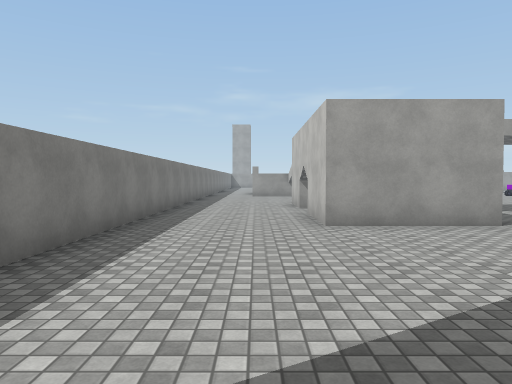
view 1 (above)

24 first-person views from a walk through a 3-D level made in the Unity game engine. The camera is 1.5 m above the floor, tilts 2° down and sees 70° across. The floor is counted in squares, 2 m on a side. Each view is taken from the middle of a square. On the plan, view 1 faces up. The plan holds only what a view shows up to about 11 squares ahead; the rest is blank. The place goes on beyond the plan. Surface patterns are stand-ins for the level's own textures.

view 2
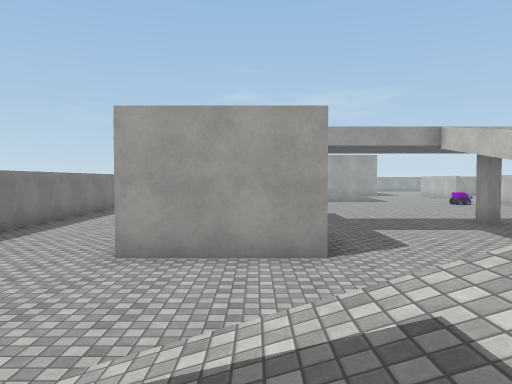

view 3
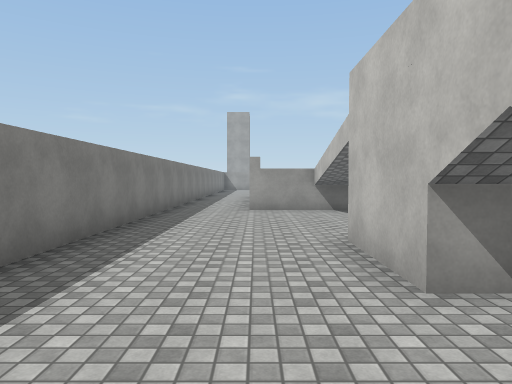

view 4
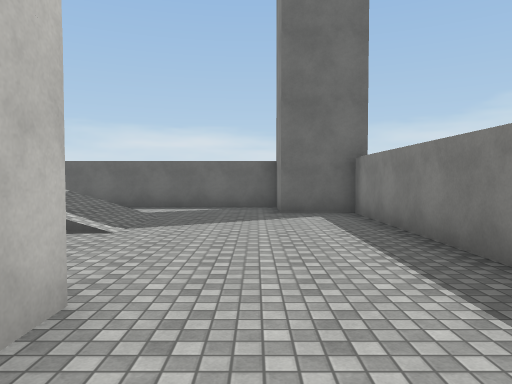

view 5
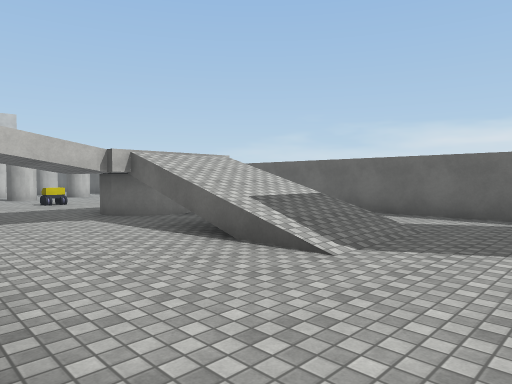

view 6
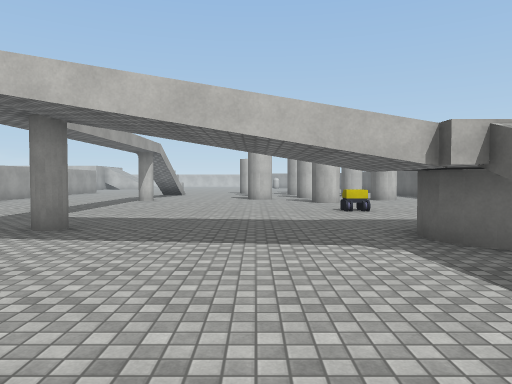

view 7
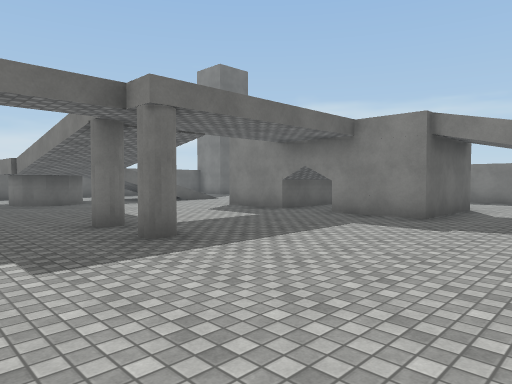

view 8
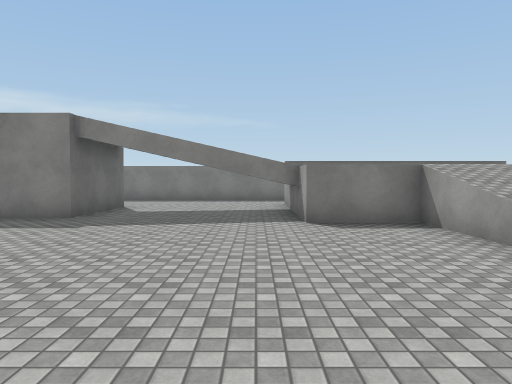

view 9
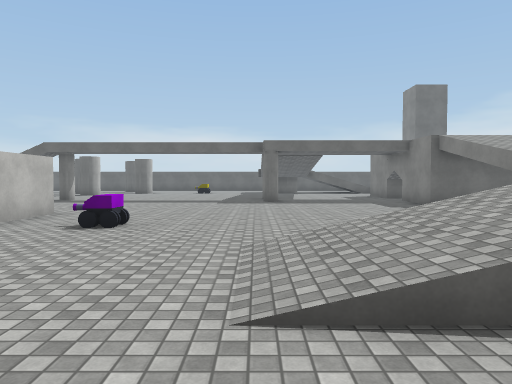

view 10
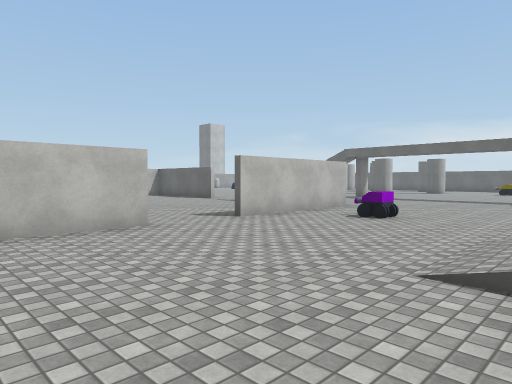

view 11
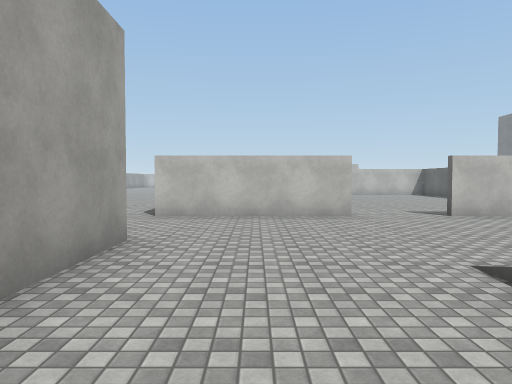

view 12
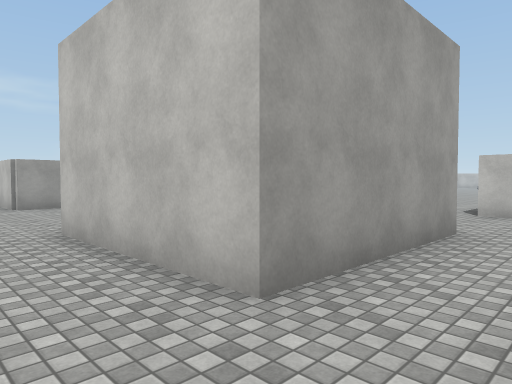

view 13
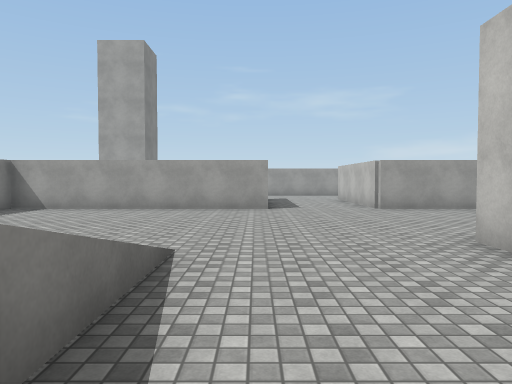

view 14
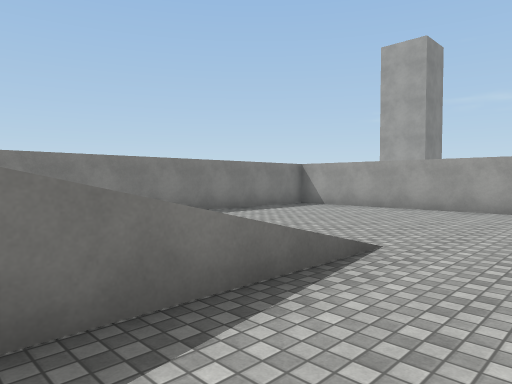

view 15
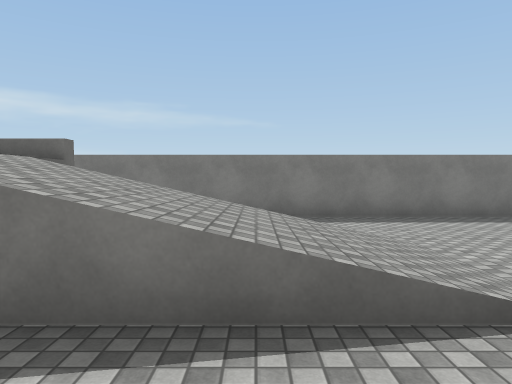

view 16
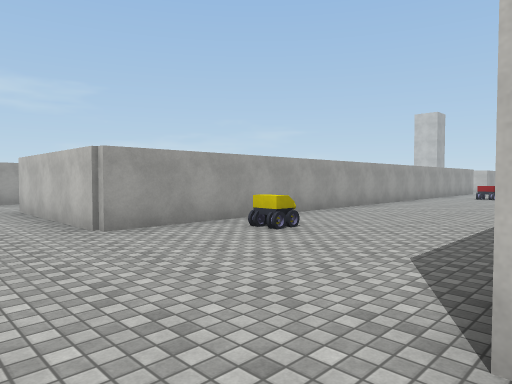

view 17
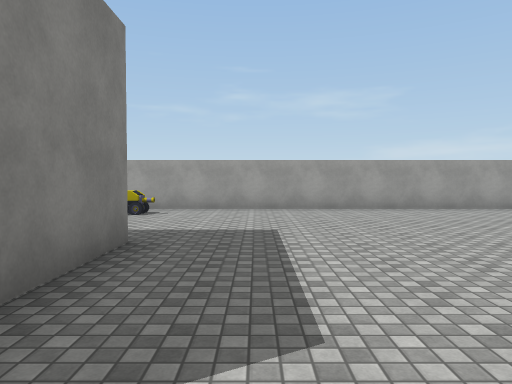

view 18
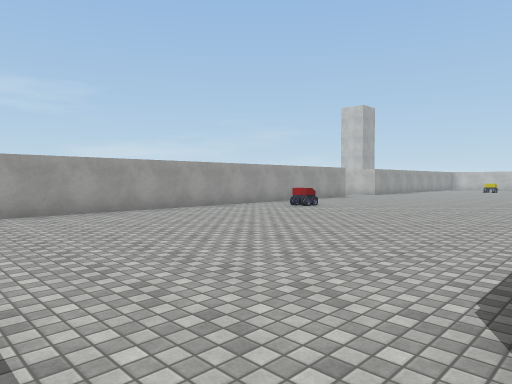

view 19
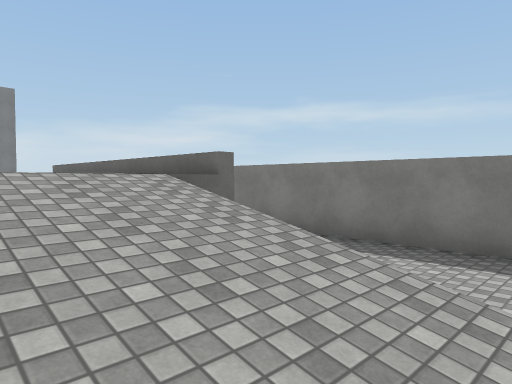

view 20
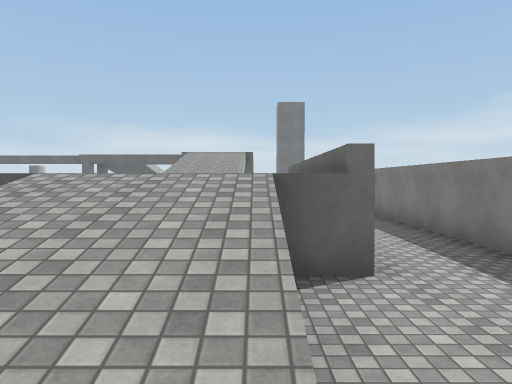

view 21
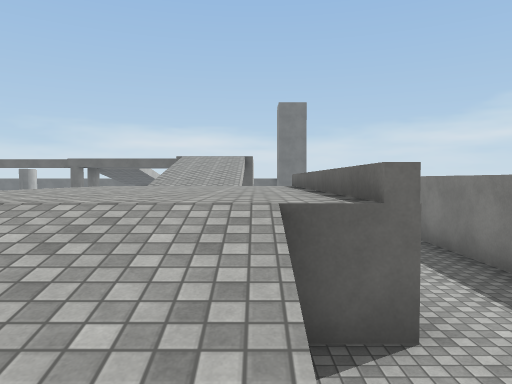

view 22
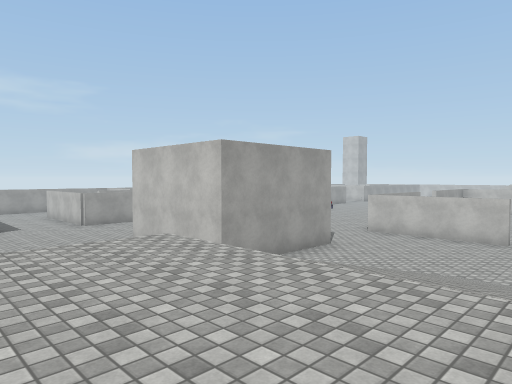

view 23
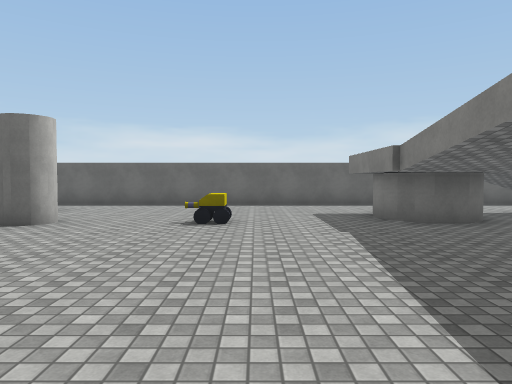

view 24
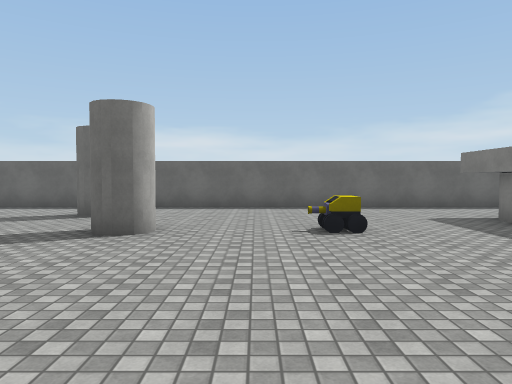

### Floor plan
Key: @ floor where view 1 was taken; # wall or solid block; . main floor; : floor 2 m higher than the main floor; / step, stairs or slope; v drop or lower ground; C cylinder; T tank.
Columns run from 3 left of view 1 to 25 right of it. Each row starts with its distance up from view 1.
 40           ##
 39           .
 38           .
 37           .
 36           #
 35          .#
 34         ..#
 33         ..#
 32 ########..#############
 31 #............T..........T
 30 #.........................
 29 #..........................
 28 #...........................
 27 #.........#  #...............
 26 #...///...#  #...............
 25 #...///...#  #..........
 24 #...///...####...#
 23 #...///..........#
 22 #..#::::.........#
 21 #..v::::.........#
 20 #..v:::://///......
 19 #..v:::://///........
 18 #..v:::://///....#...
 17 #..v::::.........#...
 16 #..#/::/.......T.# ..
 15 #....//..........#
 14 #................#
 13 #.................
 12 #..................
 11 #...####...........
 10 #...## #....C.....
  9 #....###..........
  8 #...####....C.....
  7 #...####..........
  6 #...####...........
  5 #..................
  4 #...................
  3 #....//// .....T..C..
  2 #..../////##.........
  1 #....///// #..........
  0 ###@.....  ........C...
 -1   #...... .............
 -2   ######################

Where each view was taken, in squares from view 1:
view 1: 0 up, 0 right, facing up
view 2: 1 up, 3 right, facing up
view 3: 7 up, 0 right, facing up
view 4: 8 up, 0 right, facing down
view 5: 6 up, 0 right, facing down-right
view 6: 5 up, 3 right, facing right
view 7: 14 up, 11 right, facing down-left
view 8: 15 up, 11 right, facing left
view 9: 22 up, 9 right, facing down
view 10: 23 up, 8 right, facing down-right
view 11: 22 up, 6 right, facing right
view 12: 22 up, 5 right, facing up-right
view 13: 23 up, 4 right, facing up
view 14: 23 up, 5 right, facing up-left
view 15: 25 up, 5 right, facing left
view 16: 27 up, 5 right, facing up-right
view 17: 23 up, 12 right, facing up
view 18: 24 up, 12 right, facing up-right
view 19: 26 up, 3 right, facing down-left
view 20: 26 up, 1 right, facing down
view 21: 25 up, 1 right, facing down
view 22: 18 up, 2 right, facing up-right
view 23: 9 up, 11 right, facing down
view 24: 8 up, 13 right, facing down
